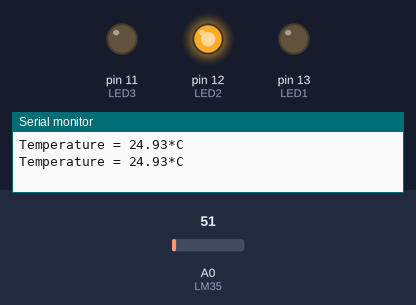
Bench run of a sketch on a simulated Arduino Uno, built with avr-gcc and run on an emulated ATmega328P. Parts: output pins drawn as LEDs (lit = HIGH), the last lines printed to the serial monitor. The test bench sets the inputs (shaded band); at power-on: A0 (LM35) = 51.

Above: at 1.8 s.
1.9 s: A0 (LM35) set to 43
4.2 s: A0 (LM35) set to 37
At 7.2 s:
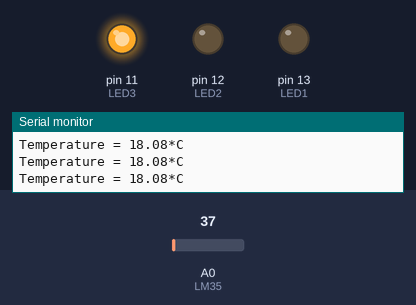
7.5 s: A0 (LM35) set to 86
At 9.6 s:
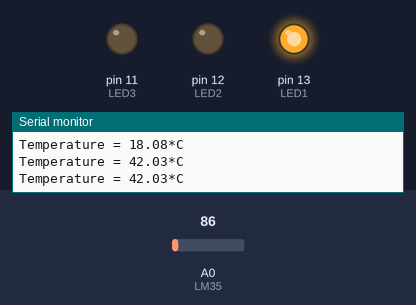
10.5 s: A0 (LM35) set to 76
At 13.2 s:
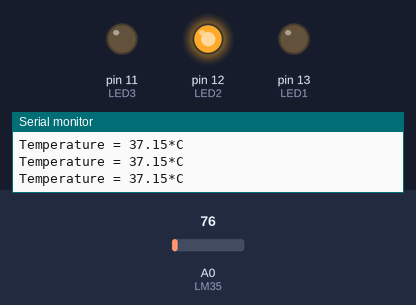
13.5 s: A0 (LM35) set to 112
At 15.6 s:
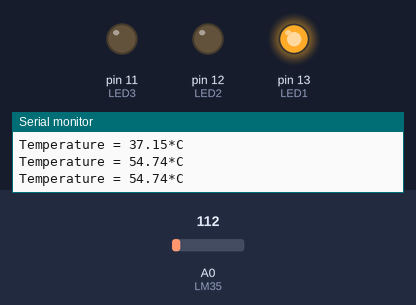
Timing chart, 0 to 17.1 s (numbered marks = the images above; inputs shaded):
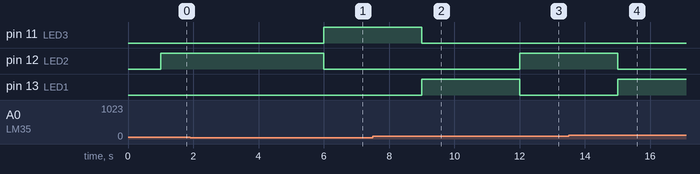

The sketch:

sketch_mar14a.ino
```cpp
  int LED1 = 13;
  int LED2 = 12;
  int LED3 = 11;

#define LM35 A0


float lm_value;
float tempc;

void setup()
{
  Serial.begin(9600);
  pinMode(13,OUTPUT);
  pinMode(12,OUTPUT);
  pinMode(11,OUTPUT);

 }

 void loop()
 {


  lm_value = analogRead(LM35);//Reading data from the sensor. This voltage is stored as a 10 bit number
  //tempc = (5.0 * lm_value * 1000.0)/(1024*10);
    tempc = lm_value/2.046;


    Serial.print("Temperature = ");
    Serial.print(tempc);
    Serial.print("*C");
    //Serial.print(tempc);
    Serial.println("");
    delay(1000);


  if(tempc >= 40)
  {
digitalWrite(LED1,HIGH);
digitalWrite(LED2,LOW);
digitalWrite(LED3,LOW);
}
if(20 < tempc && tempc < 40)
{
digitalWrite(LED2,HIGH);
digitalWrite(LED1,LOW);
digitalWrite(LED3,LOW);
 }
  if(tempc <= 20)
  {
digitalWrite(LED3,HIGH);
digitalWrite(LED1,LOW);
digitalWrite(LED2,LOW);

}
}
```

Measured:
- the behaviour switches between 41 and 40 on A0 (LM35) (found by bisection; images 0 and 1)
- the behaviour switches between 82 and 81 on A0 (LM35) (found by bisection; images 2 and 3)
- after the input at 4.2 s, pin 11 (LED3): LOW → HIGH after 1.8 s; pin 12 (LED2): HIGH → LOW after 1.8 s
- after the input at 7.5 s, pin 11 (LED3): HIGH → LOW after 1.5 s; pin 13 (LED1): LOW → HIGH after 1.5 s
- after the input at 10.5 s, pin 12 (LED2): LOW → HIGH after 1.5 s; pin 13 (LED1): HIGH → LOW after 1.5 s
- after the input at 13.5 s, pin 12 (LED2): HIGH → LOW after 1.5 s; pin 13 (LED1): LOW → HIGH after 1.5 s
